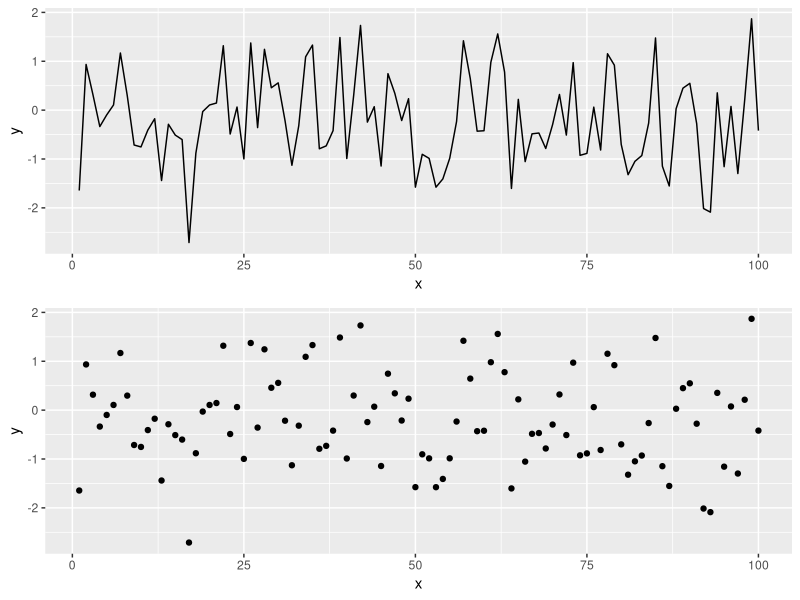
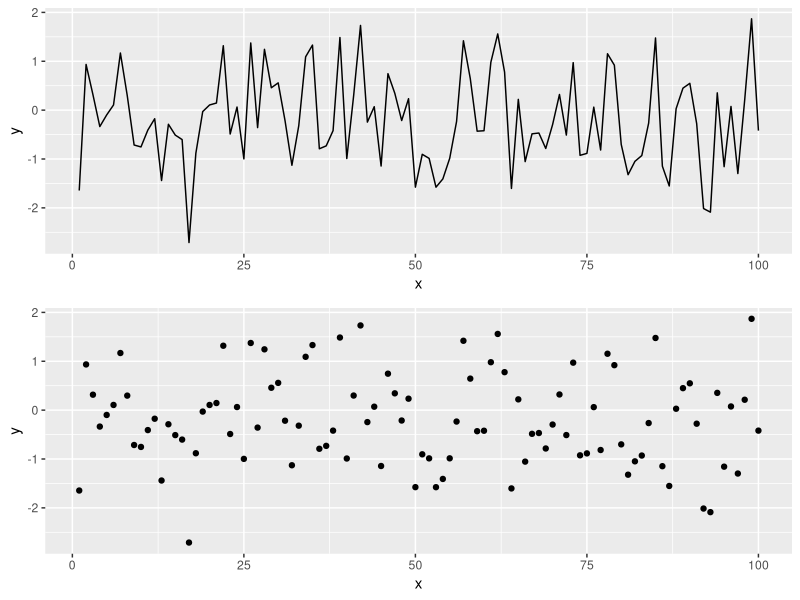

The R source for these figures, in order:
## ---- chunk 1
knitr::opts_chunk$set(echo = TRUE, fig.width = 8, fig.height = 8, fig.alig = "center", message = FALSE)
## ---- chunk 2
library(tidyverse)
library(gridExtra)
## ---- chunk 3
# Simulating data according to a normal distribution
x <- seq(1:100)
y <- rnorm(100) # Generating data form a normal distribution with mean 0 and variance 1
data <- data.frame(x = x, y = y ) # Creating a data frame
p1 = ggplot(data, aes(x= x, y = y)) +
geom_line()
p2 = ggplot(data, aes(x= x, y = y)) +
geom_point()
grid.arrange(p1, p2)

## ---- chunk 4
grid.arrange(p1,p2)
